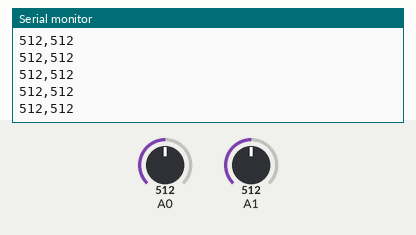
A sketch run on a simulated Arduino Uno, built with avr-gcc and run on an emulated ATmega328P. Shown: the last lines printed to the serial monitor. Inputs (shaded band) come from the test bench; at power-on: A0 = 512, A1 = 512.

Above: at 1.2 s.
1.3 s: A0 set to 716
At 2.2 s:
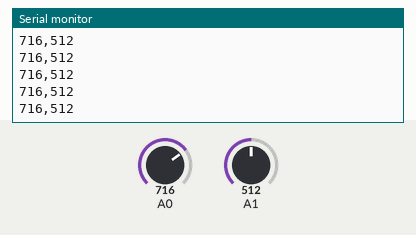
2.8 s: A1 set to 716
At 3.4 s:
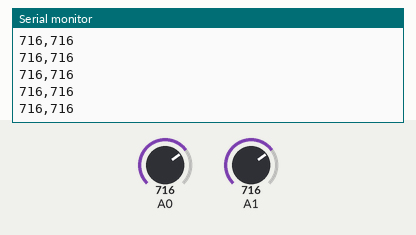
4.3 s: A0 set to 900
Timing chart, 0 to 5.0 s (numbered marks = the images above; inputs shaded):
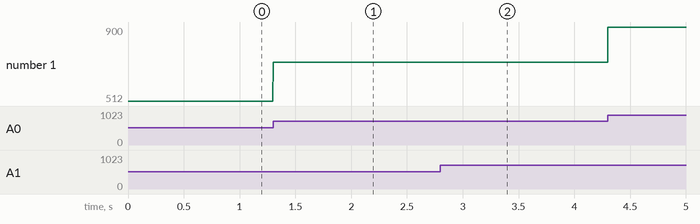

Measured:
- after the input at 1.3 s, the serial monitor: prints a new line at once (image 1)
- after the input at 2.8 s, the serial monitor: prints a new line at once (image 2)
- plotted number 1: 512 → 716 after the input at 1.3 s, 716 → 900 after the input at 4.3 s

The sketch:

ECG_arduino_code.ino
```cpp
/*
 * 6-Lead ECG RAW ACQUISITION
 * Module 1 -> Lead I  (A0)
 * Module 2 -> Lead II (A1)
 */

const unsigned long Ts = 2000;   // microseconds = 500 Hz
unsigned long lastSample = 0;

void setup() {
  Serial.begin(115200);
}

void loop() {

  if (micros() - lastSample >= Ts) {

    lastSample += Ts;

    int leadI  = analogRead(A0);
    int leadII = analogRead(A1);

    Serial.print(leadI);
    Serial.print(",");
    Serial.println(leadII);
  }
}
```
